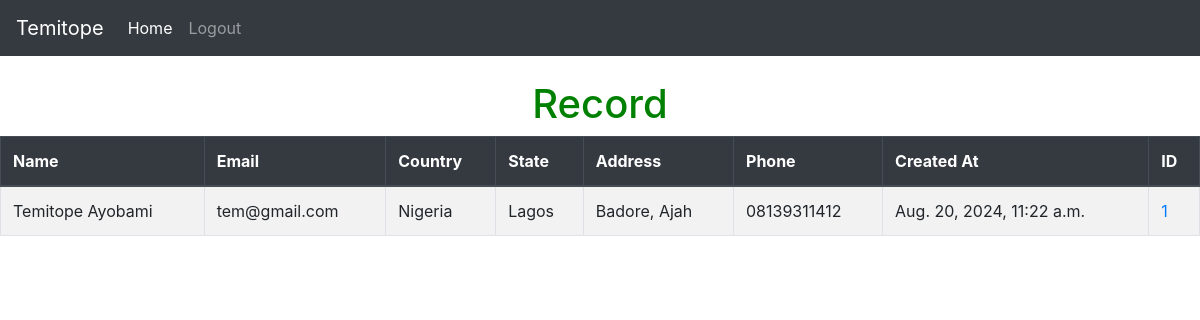
Before: / (signed in) with the older database file.
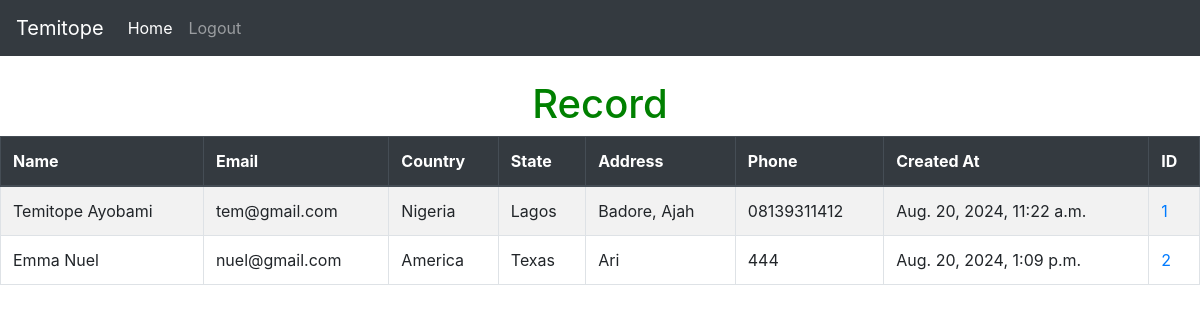
After: the same page with the newer database file.
### testa/models.py (models this page shows, shortened)
class List(models.Model):
    first_name = models.CharField(max_length=100)
    last_name = models.CharField(max_length=100)
    email = models.CharField(max_length=100)
    country = models.CharField(max_length=100)
    state = models.CharField(max_length=100)
    address = models.CharField(max_length=100)
    phone = models.CharField(max_length=100)
    created_at = models.DateTimeField()

### testa/views.py (the view)
# urls.py: path('', views.home, name='home'),
def home(request):
    lists = List.objects.all()
    if request.method == "POST":
        username = request.POST['username']
        password= request.POST['password']
        user = authenticate(request, username=username, password=password)
        if user is not None:
            login(request, user)
            messages.success(request, "You have been successfully Logged in")
            return redirect('home')
        else:
            messages.success(request, "You entered a wrong username, Try again!!!!")
            return redirect('home')
    else:
        return render(request, 'home.html', {'lists':lists})

### testa/templates/home.html (shortened to what this page needs)
{% extends 'base.html' %}
{% block content %}
<br>
<center>
<h1 style="color:green"> Record </h1>
</center>
{% if request.user.is_authenticated %}
<div>
    <table class="table table-striped thead-dark table-bordered table-hover">
        <thead class="thead-dark">
          <tr>
            <th scope="col">Name</th>
            <th scope="col">Email</th>
            <th scope="col">Country</th>
            <th scope="col">State</th>
            <th scope="col">Address</th>
            <th scope="col">Phone</th>
            <th scope="col">Created At</th>
            <th scope="col">ID</th>
          </tr>
        </thead>
        <tbody>
        {% if lists %}
            {% for list in lists %}
            <tr>
                <td>{{ list.first_name }}
                {{ list.last_name }} </td>
                <td>{{ list.email }} </td>
                <td>{{ list.country}} </td>
                <td>{{ list.state }} </td>
                <td>{{ list.address }} </td>
                <td>{{ list.phone }} </td>
                <td>{{ list.created_at }} </td>
                <td><a href="{% url 'record' list.id %}">{{ list.id }}</a> </td>
            </tr>
            {% endfor %}
      {% endif %}
</div>
{% endif %}
{% endblock %}

### testp/templates/base.html (shortened to what this page needs)
<!doctype html>
<html lang="en">
  <head>
    <link rel="stylesheet" href="https://cdn.jsdelivr.net/npm/bootstrap@4.6.2/dist/css/bootstrap.min.css">
  </head>
  <body>
    {% include 'header.html' %}
    {% block content %}  {% endblock %}
  </body>
</html>

### testp/templates/header.html (shortened to what this page needs)
{% load static %}
<nav class="navbar navbar-expand-lg navbar-dark bg-dark">
    <a class="navbar-brand" href="{% url 'home' %}">Temitope</a>
    <div class="collapse navbar-collapse" id="navbarSupportedContent">
      <ul class="navbar-nav mr-auto">
        <li class="nav-item active">
          <a class="nav-link" href="{% url 'home' %}">Home <span class="sr-only">(current)</span></a>
        </li>
        {% if request.user.is_authenticated %}
        <li class="nav-item">
          <a class="nav-link" href="{% url 'logout' %}">Logout</a>
        </li>
        {% else %}
        <li class="nav-item">
            <a class="nav-link" href="{% url 'register' %}">Register</a>
        </li>
          {% endif %}
      </ul>
    </div>
  </nav>

Changed rows visible on the page:
added List: first_name "Emma", last_name "Nuel", email "nuel@gmail.com", country "America", state "Texas", address "Ari", phone "444", created_at "Aug. 20, 2024, 1:09 p.m.", id "2"
